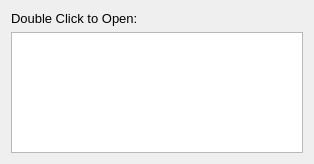
<?xml version="1.0" encoding="UTF-8"?>
<ui version="4.0">
 <class>OpenTeam</class>
 <widget class="QDialog" name="OpenTeam">
  <property name="geometry">
   <rect>
    <x>0</x>
    <y>0</y>
    <width>314</width>
    <height>164</height>
   </rect>
  </property>
  <property name="windowTitle">
   <string>Dialog</string>
  </property>
  <layout class="QVBoxLayout" name="verticalLayout">
   <item>
    <widget class="QLabel" name="label">
     <property name="font">
      <font>
       <pointsize>10</pointsize>
      </font>
     </property>
     <property name="text">
      <string>Double Click to Open:</string>
     </property>
    </widget>
   </item>
   <item>
    <widget class="QListWidget" name="listWidget"/>
   </item>
  </layout>
 </widget>
 <resources/>
 <connections/>
</ui>
